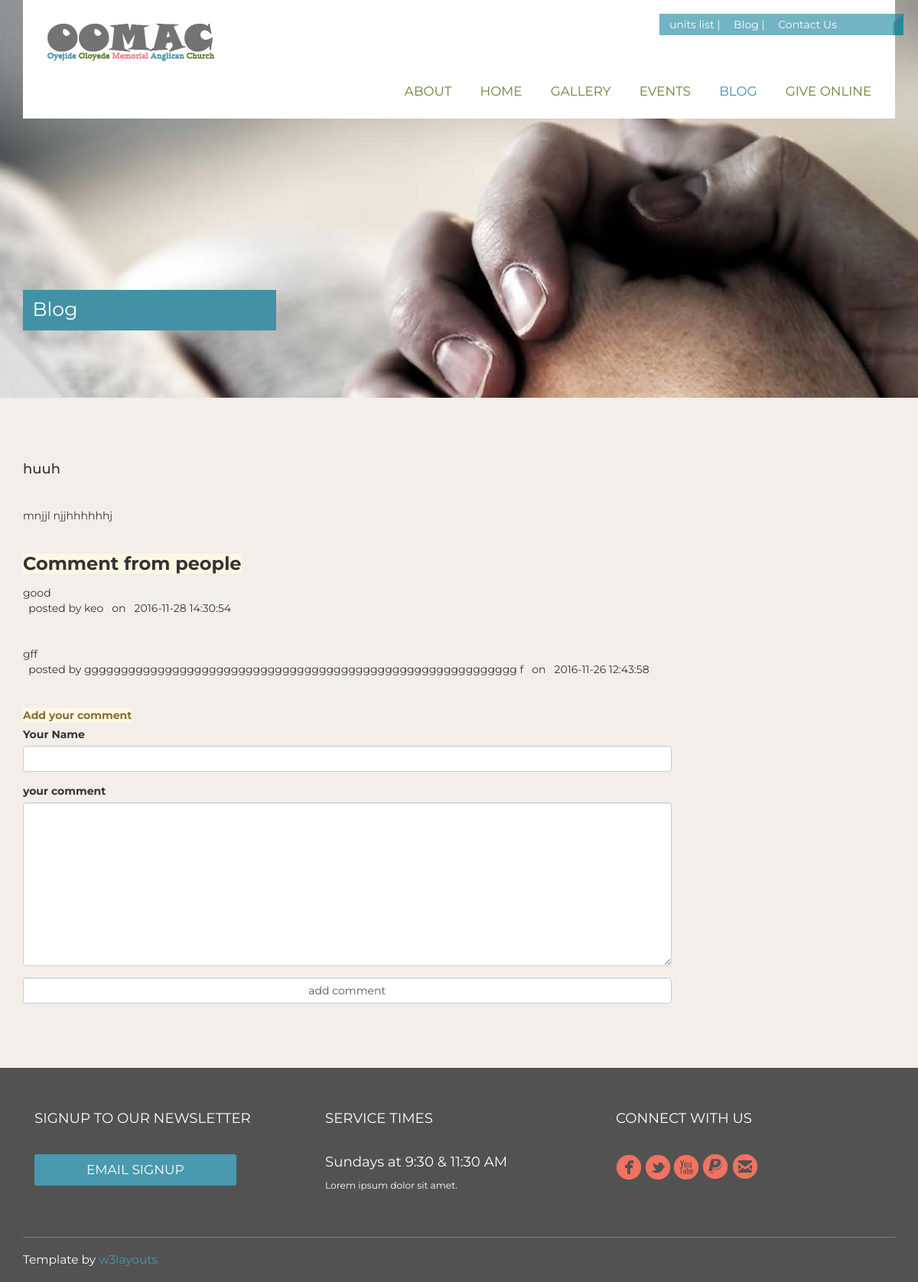
Screenshot of /blog/view_blog.php?bid=46 with the database file from the repository.
### tables this page shows
CREATE TABLE `blog` (
  `blog_id` int(11) NOT NULL,
  `post_title` varchar(200) NOT NULL,
  `post_content` text NOT NULL,
  `post_date` datetime NOT NULL,
  `post_author` varchar(50) NOT NULL,
  `blog_image` varchar(50) DEFAULT NULL
);

CREATE TABLE `blog_reply` (
  `reply_id` int(11) NOT NULL,
  `blog_id` int(11) NOT NULL,
  `reply_author` varchar(200) NOT NULL,
  `comment` text NOT NULL,
  `reply_date` datetime NOT NULL
);

### include/function.php (called while the page is built, shortened)
<?php
function check($string){
    $string  = htmlspecialchars($string);
    $string = strip_tags($string);
    $string = trim($string);
    $string = stripslashes($string);
    return $string;
}
?>

### blog/view_blog.php (the view, shortened to what this page needs)
<?php
require_once "../include/function.php";
?>
<!DOCTYPE HTML>
<html>
<head>
    <link href="../css/bootstrap.css" rel="stylesheet" type="text/css" media="all">
    <link href="../css/style.css" rel="stylesheet" type="text/css" media="all" />
    <link href="../css/newstyle.css" rel="stylesheet" type="text/css" media="all" />
    <link rel="stylesheet" href="../js/fancyapps/source/jquery.fancybox.css">
</head>
<body>
<div class="banner">
    <div class="container">
        <div class="header">
            <div class="head-bann">
                <div class="logo">
                    <a href="index.php"><img src="../images/logo.png" class="img-responsive" alt="" /></a>
                </div>
                <div class="head-part">
                    <ul>
                        <li><a href="#">units list |</a></li>
                        <li><a href="../blog/">Blog |</a></li>
                        <li><a href="l">Contact Us</a></li>
                    </ul>
                </div>
                <div class="clearfix"> </div>
            </div>
            <div class="head-nav">
                <ul>
                    <li><a href="../about.php">about</a></li>
                    <li><a href="../index.php">home</a></li>
                    <li><a href="../gallery.php">Gallery</a></li>
                    <li><a href="../events.php">Events</a></li>
                    <li class="active"><a href="../blog/">Blog</a></li>
                    <li><a href="../giveonline.php">Give Online</a></li>
                </ul>
            </div>
            <div class="clearfix"> </div>
        </div>
        <div class="banner-info1">
            <h2>Blog</h2>
        </div>
    </div>
</div>
<div class="shop">
    <div class="container">
        <div class="row grids-1">
                    <div class="col-md-9">
                        <?php
                        require_once "../include/function.php";
                        global $link;
                        if(isset($_GET['bid'])){
                            $bid = check($_GET['bid']);
                            $result = mysqli_query($link, "SELECT * FROM blog WHERE blog_id=".$bid);
                            if(mysqli_num_rows($result)==1) {
                                if($row = mysqli_fetch_array($result)) {
                                    $content=check($row['post_content']);
                                    $title = check($row['post_title']);
                                    echo "<h4>$title</h4> <hr>";
                                    echo "<p>$content</p><hr>";
                                }
                            }
                        }
                        echo "<h3><label class='bg-warning'>Comment from people</label></h3>";
                        $reply_result = mysqli_query($link, "SELECT * FROM blog_reply WHERE blog_id ='$bid' ORDER BY reply_id DESC ") or die("error reply query error");
                        while($row_reply=mysqli_fetch_array($reply_result)){
                            $reply=check($row_reply['comment']);
                            $name = check($row_reply['reply_author']);
                            $reply_date = check($row_reply['reply_date']);
                            echo "$reply<br>&nbsp; posted by $name &nbsp;  on &nbsp; $reply_date<hr>";
                        }
                        ?>
                        <form  action="<?php htmlspecialchars($_SERVER['PHP_SELF']);?>" method="post">
                            <label class="alert-warning">Add your comment</label>
                            <div class="form-group"><label for="reply_name">Your Name</label>
                                <input type="text" name="reply_name" id="reply_name" class="form-control"></div>
                            <div class="form-group"><label for="comment">your comment</label>
                                <textarea name="comment" cols="75" id="comment"   rows="10" class="form-control"></textarea></div>
                            <input name="submit" value="add comment" type="submit" class="form-control">
                        </form>
                    </div>
        </div>
    </div>
</div>
<div class="footer">
    <div class="container">
        <div class="footer-top">
            <div class="col-md-4 news">
                <h4>SIGNUP TO OUR NEWSLETTER</h4>
                <form>
                    <input type="submit" value="EMAIL SIGNUP">
                </form>
            </div>
            <div class="col-md-4 service">
                <h5>SERVICE TIMES</h5>
                <h6>Sundays at 9:30 & 11:30 AM</h6>
                <p>Lorem ipsum dolor sit amet.</p>
            </div>
            <div class="col-md-4 connect">
                <h5>CONNECT WITH US</h5>
                <ul>
                    <li><a href="#"><i class="fb"></i></a></li>
                    <li><a href="#"><i class="twt"></i></a></li>
                    <li><a href="#"><i class="yout"></i></a></li>
                    <li><a href="#"><i class="payp"></i></a></li>
                    <li><a href="#"><i class="email"></i></a></li>
                </ul>
            </div>
            <div class="clearfix"> </div>
        </div>
        <div class="bottom">
            <p>Template by <a href="http://w3layouts.com" target="_blank"> w3layouts</a></p>
        </div>
    </div>
</div>
</body>
</html>

### css/style.css (style rules this page uses)
h4, h5, h6, h1, h2, h3 { margin-top: 0; }
ul, ol { padding:0;margin: 0; }
p { margin: 0; }
html,body { background:#F3EEEA; font-family: 'Montserrat', sans-serif; }
body a { transition:0.5s all; -webkit-transition:0.5s all; -moz-transition:0.5s all; -o-transition:0.5s all; -ms-transition:0.5s all; }
.header { background:#fff; padding:1em; position:relative; }
.logo { float:left; padding:1em 0em; }
.head-part { background: url(../images/ribben.png) no-repeat center top; background-size:cover; position:absolute; right:-11px; top:22px; }
.head-part ul li { display: inline-block; }
.head-part ul li a { padding: 0em 0.5em; color:#fff; text-decoration:none; }
.head-part ul { padding: 4px 80px 4px 6px; }
.head-nav { float:right; }
.head-nav ul { margin:0; padding:0; }
.head-nav ul li { display:inline-block; }
.head-nav ul li a { color:#668333; text-decoration:none; font-size: 1.3em; font-weight:400; display:block; padding:0.5em 1em; text-transform:uppercase; }
.head-nav ul li a:hover,.head-nav ul li.active a { color:#3F8DA3; }
.banner { background: url(../images/banner.jpg) no-repeat center top; background-size: cover; -webkit-background-size:cover; -moz-background-size:cover; -o-background-size:cover; -ms-background-size:cover; min-height:520px; }
.footer { background:#525252; }
.news h4 { font-size:1.3em; font-weight:400; color:#fff; margin:0em 0em 2em; }
.news form input[type="submit"] { background: #4999AF; padding: 0.5em 6em; text-transform: uppercase; color: #fff; font-size: 17px; font-weight: 400; display: block; outline: none; border: none; cursor: pointer; border-radius: 3px; -webkit-border-radius: 3px; -moz-border-radius: 3px; -o-border-radius: 3px; -msborder-radius: 3px; }
.service h5 { font-size:1.3em; font-weight:400; color:#fff; margin:0em 0em 2em; }
.service h6 { font-size:1.3em; font-weight:400; color:#fff; }
.service p { font-size:0.875em; font-weight:400; color:#fff; line-height:1.8em; }
.connect h5 { font-size:1.3em; font-weight:400; color:#fff; margin:0em 0em 2em; }
.footer-top { border-bottom:1px solid #807C7C; padding:4em 0em; }
.connect ul li { display:inline-block; }
.connect ul { padding:0; }
i.fb { width: 34px; height: 34px; background: url(../images/img-sprite.png)no-repeat -95px -16px; display: inline-block; }
i.twt { width: 34px; height: 34px; background: url(../images/img-sprite.png)no-repeat -138px -16px; display: inline-block; }
i.yout { width: 34px; height: 34px; background: url(../images/img-sprite.png)no-repeat -180px -16px; display: inline-block; }
i.payp { width: 34px; height: 34px; background: url(../images/img-sprite.png)no-repeat -225px -17px; display: inline-block; }
i.email { width: 34px; height: 34px; background: url(../images/img-sprite.png)no-repeat -269px -17px; display: inline-block; }
.bottom p { font-size:1.1em; font-weight:400; color:#fff; margin:1em 0em; line-height:1.8em; }
.bottom a { color:#4999AF; }
.banner-info1 { padding:16em 0em 0em; }
.banner-info1 h2 { font-size: 1.8em; font-weight: 400; color: #ffffff; width: 29%; margin-left:0em; background: #4391A5; padding: 0.3em 0.5em; line-height: 1.5em; }
.shop { margin: 3em 0em; }
.grids-1 { padding: 3em 0; }
@media (max-width:1280px) { .news form input[type="submit"] { padding: 0.5em 4em; } }
@media (max-width:1280px) { .head-nav ul li a { font-size: 1.2em; } }
@media (max-width:1280px) { .head-part { top: 18px; } }

### rows the page displays
blog: post_title "huuh", post_content "mnjjl njjhhhhhhj"
blog_reply: comment "good", reply_author "keo", reply_date "2016-11-28 14:30:54"
blog_reply: comment "gff", reply_author "ggggggggggggggggggggggggggggggggggggggggggggggggggggggggggg f", reply_date "2016-11-26 12:43:58"
